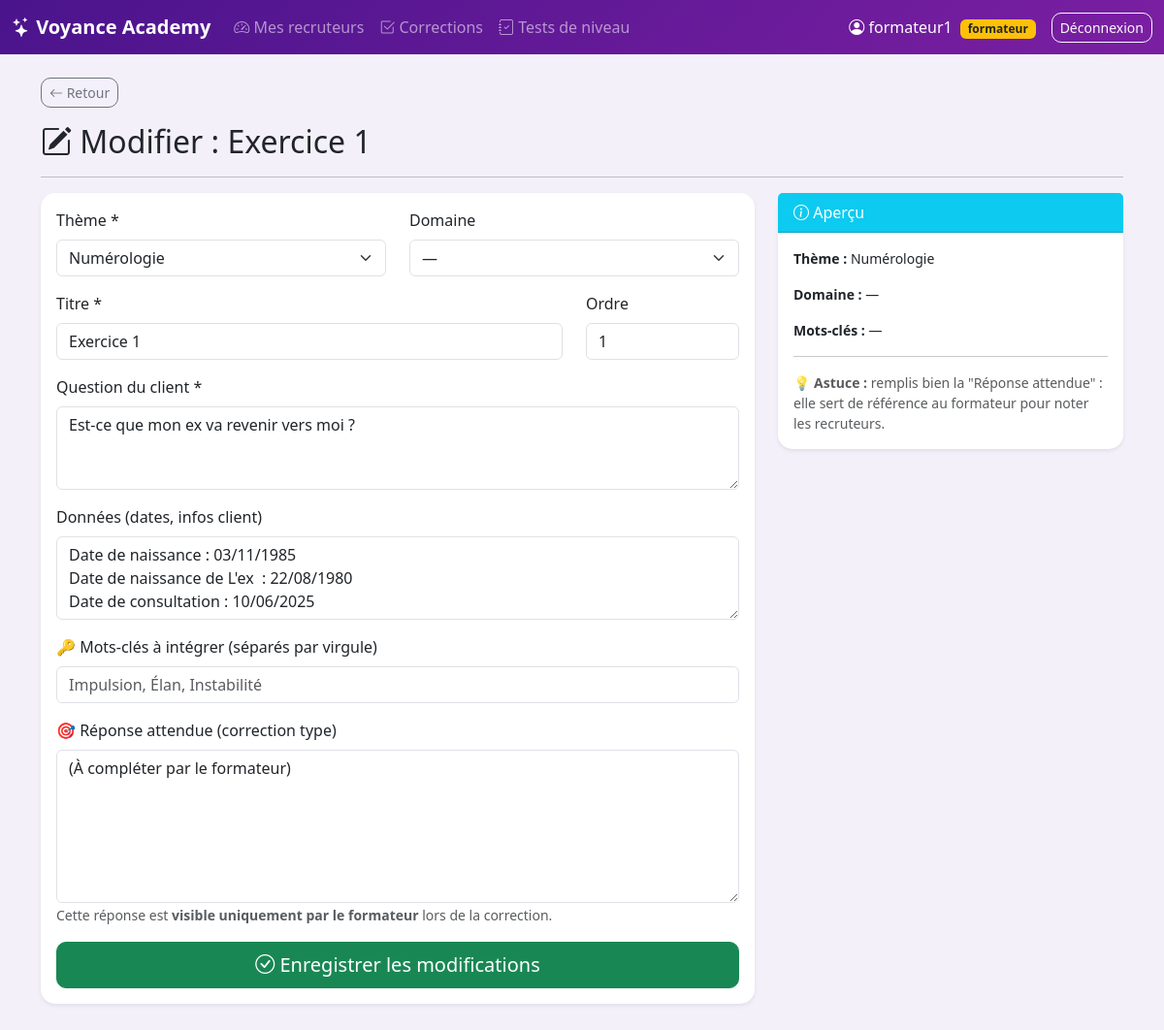
The app's page /admin/exercices/1/edit (signed in) with its own data.
### models.py (models this page shows)
class User(UserMixin, db.Model):
    __tablename__ = 'users'
    id = db.Column(db.Integer, primary_key=True)
    username = db.Column(db.String(80), unique=True, nullable=False)
    email = db.Column(db.String(120), unique=True, nullable=False)
    password = db.Column(db.String(200), nullable=False)
    role = db.Column(db.String(20), default='recruteur')
    formateur_id = db.Column(db.Integer, db.ForeignKey('users.id'), nullable=True)
    actif = db.Column(db.Boolean, default=True)
    created_at = db.Column(db.DateTime, default=datetime.utcnow)
    formateur = db.relationship('User', remote_side=[id], backref='recruteurs')
    tentatives = db.relationship('Tentative', backref='user', lazy=True)
    reponses_exercices = db.relationship('ReponseExercice', backref='user', lazy=True)
    cartes_validees = db.relationship('CarteValidee', backref='user', lazy=True,
                                     cascade='all, delete-orphan')

class Exercice(db.Model):
    __tablename__ = 'exercices'
    id = db.Column(db.Integer, primary_key=True)
    titre = db.Column(db.String(200), nullable=False)
    domaine = db.Column(db.String(50))
    niveau = db.Column(db.Integer, default=1)   # ← numéro de carte (1 à 22)
    enonce = db.Column(db.Text, nullable=False)
    donnees = db.Column(db.Text)
    mots_cles = db.Column(db.Text)
    reponse_attendue = db.Column(db.Text)
    theme_id = db.Column(db.Integer, db.ForeignKey('themes.id'), nullable=False)
    ordre = db.Column(db.Integer, default=1)
    created_at = db.Column(db.DateTime, default=datetime.utcnow)
    reponses = db.relationship('ReponseExercice', backref='exercice',
                               cascade='all, delete-orphan')

class Theme(db.Model):
    __tablename__ = 'themes'
    id = db.Column(db.Integer, primary_key=True)
    nom = db.Column(db.String(100), unique=True, nullable=False)
    description = db.Column(db.Text)
    icone = db.Column(db.String(50), default='bi-book')
    couleur = db.Column(db.String(20), default='#6f42c1')
    created_at = db.Column(db.DateTime, default=datetime.utcnow)
    formations = db.relationship('Formation', backref='theme', lazy=True,
                                 cascade='all, delete-orphan')
    questions = db.relationship('Question', backref='theme', lazy=True,
                                cascade='all, delete-orphan')
    exercices = db.relationship('Exercice', backref='theme', lazy=True,
                                cascade='all, delete-orphan')

### app.py (the view, shortened to what this page needs)
@app.route('/admin/exercices/<int:ex_id>/edit', methods=['GET', 'POST'])
@login_required
@role_required('admin', 'formateur')
def admin_edit_exercice(ex_id):
    ex = Exercice.query.get_or_404(ex_id)
    themes = Theme.query.all()
    return render_template('admin/exercice_edit.html', ex=ex, themes=themes)

### app.py (called while the page is built)
@login_manager.user_loader
def load_user(user_id):
    return db.session.get(User, int(user_id))

def role_required(*roles):
    def decorator(f):
        @wraps(f)
        def wrapper(*args, **kwargs):
            if not current_user.is_authenticated or current_user.role not in roles:
                flash("Accès refusé.", "danger")
                return redirect(url_for('dashboard'))
            return f(*args, **kwargs)
        return wrapper
    return decorator

### templates/admin/exercice_edit.html (shortened to what this page needs)
{% extends "base.html" %}
{% block content %}
<a href="{{ url_for('admin_exercices') }}" class="btn btn-sm btn-outline-secondary mb-3">
  <i class="bi bi-arrow-left"></i> Retour
</a>
<h2><i class="bi bi-pencil-square"></i> Modifier : {{ ex.titre }}</h2>
<hr>
<form method="POST">
  <div class="row">
    <div class="col-md-8">
      <div class="card shadow-sm border-0 mb-3">
        <div class="card-body">
          <div class="row">
            <div class="col-md-6 mb-3">
              <label class="form-label">Thème *</label>
              <select name="theme_id" class="form-select" required>
                {% for t in themes %}
                  <option value="{{ t.id }}" {% if t.id == ex.theme_id %}selected{% endif %}>
                    {{ t.nom }}
                  </option>
                {% endfor %}
              </select>
            </div>
            <div class="col-md-6 mb-3">
              <label class="form-label">Domaine</label>
              <select name="domaine" class="form-select">
                <option value="">—</option>
              </select>
            </div>
          </div>
          <div class="row">
            <div class="col-md-9 mb-3">
              <label class="form-label">Titre *</label>
              <input type="text" name="titre" class="form-control" required value="{{ ex.titre }}">
            </div>
            <div class="col-md-3 mb-3">
              <label class="form-label">Ordre</label>
              <input type="number" name="ordre" class="form-control" value="{{ ex.ordre }}" min="1">
            </div>
          </div>
          <div class="mb-3">
            <label class="form-label">Question du client *</label>
            <textarea name="enonce" class="form-control" rows="3" required>{{ ex.enonce }}</textarea>
          </div>
          <div class="mb-3">
            <label class="form-label">Données (dates, infos client)</label>
            <textarea name="donnees" class="form-control" rows="3">{{ ex.donnees or '' }}</textarea>
          </div>
          <div class="mb-3">
            <label class="form-label">🔑 Mots-clés à intégrer (séparés par virgule)</label>
            <input type="text" name="mots_cles" class="form-control"
                   value="{{ ex.mots_cles or '' }}"
                   placeholder="Impulsion, Élan, Instabilité">
          </div>
          <div class="mb-3">
            <label class="form-label">🎯 Réponse attendue (correction type)</label>
            <textarea name="reponse_attendue" class="form-control" rows="6"
                      placeholder="Rédige ici la réponse modèle que le formateur comparera">{{ ex.reponse_attendue or '' }}</textarea>
            <small class="text-muted">
              Cette réponse est <strong>visible uniquement par le formateur</strong> lors de la correction.
            </small>
          </div>
          <button class="btn btn-success btn-lg w-100">
            <i class="bi bi-check-circle"></i> Enregistrer les modifications
          </button>
        </div>
      </div>
    </div>
    <div class="col-md-4">
      <div class="card shadow-sm border-0">
        <div class="card-header bg-info text-white">
          <i class="bi bi-info-circle"></i> Aperçu
        </div>
        <div class="card-body small">
          <p><strong>Thème :</strong> {{ ex.theme.nom }}</p>
          <p><strong>Domaine :</strong> {{ ex.domaine or '—' }}</p>
          <p><strong>Mots-clés :</strong> {{ ex.mots_cles or '—' }}</p>
          <hr>
          <p class="text-muted mb-0">
            💡 <strong>Astuce :</strong> remplis bien la "Réponse attendue" : elle
            sert de référence au formateur pour noter les recruteurs.
          </p>
        </div>
      </div>
    </div>
  </div>
</form>
{% endblock %}

### templates/base.html (shortened to what this page needs)
<!DOCTYPE html>
<html lang="fr">
<head>
    <link href="https://cdn.jsdelivr.net/npm/bootstrap@5.3.2/dist/css/bootstrap.min.css" rel="stylesheet">
    <link href="https://cdn.jsdelivr.net/npm/bootstrap-icons@1.11.1/font/bootstrap-icons.css" rel="stylesheet">
    <link href="{{ url_for('static', filename='css/style.css') }}" rel="stylesheet">
</head>
<body>
{% if current_user.is_authenticated %}
<nav class="navbar navbar-expand-lg navbar-dark" style="background: linear-gradient(135deg, #4a148c, #7b1fa2);">
  <div class="container-fluid">
    <a class="navbar-brand" href="{{ url_for('dashboard') }}">
      <i class="bi bi-stars"></i> <strong>Voyance Academy</strong>
    </a>
    <div class="collapse navbar-collapse" id="nav">
      <ul class="navbar-nav me-auto">
        {% if current_user.role == 'admin' %}
          <li class="nav-item"><a class="nav-link" href="{{ url_for('admin_dashboard') }}"><i class="bi bi-speedometer2"></i> Dashboard</a></li>
          <li class="nav-item"><a class="nav-link" href="{{ url_for('admin_users') }}"><i class="bi bi-people"></i> Utilisateurs</a></li>
          <li class="nav-item"><a class="nav-link" href="{{ url_for('admin_themes') }}"><i class="bi bi-tags"></i> Thèmes</a></li>
          <li class="nav-item"><a class="nav-link" href="{{ url_for('admin_formations') }}"><i class="bi bi-journal-text"></i> Formations</a></li>
          <li class="nav-item"><a class="nav-link" href="{{ url_for('admin_exercices') }}"><i class="bi bi-journal-check"></i> Tests de niveau</a></li>
       {% elif current_user.role == 'formateur' %}
  <li class="nav-item">
    <a class="nav-link" href="{{ url_for('formateur_dashboard') }}">
      <i class="bi bi-speedometer2"></i> Mes recruteurs
    </a>
  </li>
  <li class="nav-item">
    <a class="nav-link" href="{{ url_for('formateur_corrections') }}">
      <i class="bi bi-check2-square"></i> Corrections
    </a>
  </li>
  <li class="nav-item">
    <a class="nav-link" href="{{ url_for('admin_exercices') }}">
      <i class="bi bi-journal-check"></i> Tests de niveau
    </a>
  </li>
        {% else %}
          <li class="nav-item"><a class="nav-link" href="{{ url_for('recruteur_dashboard') }}"><i class="bi bi-house"></i> Accueil</a></li>
        {% endif %}
      </ul>
      <span class="navbar-text text-white me-3">
        <i class="bi bi-person-circle"></i> {{ current_user.username }}
        <span class="badge bg-warning text-dark ms-1">{{ current_user.role }}</span>
      </span>
      <a class="btn btn-outline-light btn-sm" href="{{ url_for('logout') }}">Déconnexion</a>
    </div>
  </div>
</nav>
{% endif %}
<div class="container my-4">
    {% block content %}{% endblock %}
</div>
</body>
</html>

### static/css/style.css (style rules this page uses)
body { background: #f4f0fa; font-family: 'Segoe UI', sans-serif; min-height: 100vh; }
.card { border-radius: 15px; }
.btn { border-radius: 10px; }

### records on screen
User: username "formateur1", role "formateur"
Exercice: titre "Exercice 1", theme_id "Numérologie", ordre "1", enonce "Est-ce que mon ex va revenir vers moi ?", donnees "Date de naissance : 03/11/1985 Date de naissance de L'ex : 22/08/1980 Date de consultation : 10/06/2025", reponse_attendue "(À compléter par le formateur)", domaine "—", mots_cles "—"
Theme: theme.nom "Numérologie"
